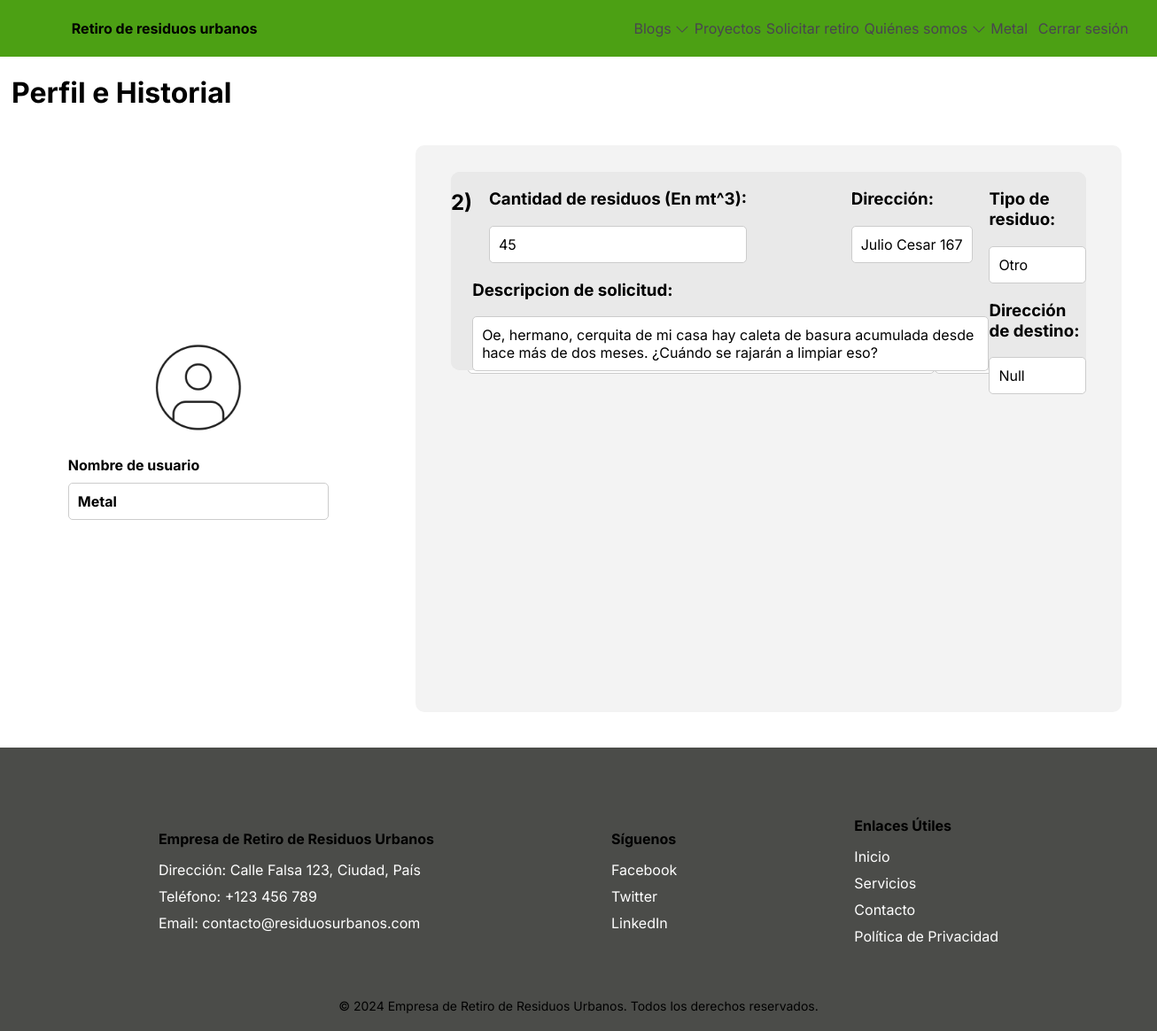
/historial/ (signed in), run on the app's committed database.
### core/models.py (models this page shows, shortened)
class SolicitudRetiro(models.Model):
    id = models.AutoField(primary_key=True)
    cant_residuos = models.IntegerField()
    tipo_residuo = models.ForeignKey(to=TipoResiduo, on_delete=models.CASCADE)
    direccion = models.CharField(max_length=100)
    descripcion = models.TextField(max_length=400, null=True)
    destino_final = models.CharField(max_length=100, null=True)
    ruta_optima = models.CharField(max_length=300, null=True)
    valor = models.IntegerField(null=True)
    usuario = models.ForeignKey(to=User, on_delete=models.CASCADE)

class TipoResiduo(models.Model):
    id = models.AutoField(primary_key=True)
    nombre_residuo = models.CharField(max_length=25)
    def __str__ (self):
        return self.nombre_residuo

### core/views.py (the view)
# urls.py: path('historial/', historial, name='historial'),
@login_required
def historial(request):
    registros = SolicitudRetiro.objects.filter(usuario = request.user.id)
    return render(request, 'historial.html', {"registros" : registros})

### core/templates/historial.html (shortened to what this page needs)
{% extends 'plantilla.html' %}
{% load static %}
{% block 'estilo' %}
    <link rel="stylesheet" href="{% static 'css/historial.css' %}">
{% endblock %}
{% block 'contenido' %}
<h1>Perfil e Historial</h1>
<section id="cuerpo">
    <section id="perfil">
        {% if request.user.is_authenticated %}
            <div id="imagenInformacion">
                <img src="{% static 'img/perfil.png' %}" alt="foto de perfil">
                <div id="informacionPerfil">
                    <h4>Nombre de usuario</h4>
                    <label for="" type="text"><strong>{{ request.user.username }}</strong>
                </div>
            </div>
        {% endif %}
    </section>
    <section id="historial">
        {% for registro in registros %}
        <div id="informacionHistorial">
            <div id="numero">
                <h2>{{ registro.id }})</h2>
            </div>
            <div id="informacion">
                <div id="cantidadDireccion">
                    <div>
                        <h3>Cantidad de residuos (En mt^3):</h3>
                        <label type="number" placeholder="Ej: 5"> {{ registro.cant_residuos }}
                     </div>
                     <div>
                        <h3>Dirección:</h3>
                        <label for="" type="text">{{ registro.direccion }}</label>
                     </div>
                 </div>
                 <div id="descripcionHistorial">
                     <h3>Descripcion de solicitud:</h3>
                     <label type="number" placeholder="Ej: 5"> {{ registro.descripcion }}
                 </div>
            </div>
            <div>
                <div id="tipoHistorial">
                    <h3>Tipo de residuo:</h3>
                    <label for="" type="text">{{ registro.tipo_residuo }}</label>
                </div>
                <div id="destinoHistorial">
                    <h3>Dirección de destino:</h3>
                    <label for="" type="text">Null</label>
                </div>
            </div>
        </div>
        {% endfor %}
    </section>
</section>
{% endblock %}

### core/templates/plantilla.html (shortened to what this page needs)
{% load static %}
<!DOCTYPE html>
<html lang="es">
<head>
    <link rel="stylesheet" href="{%static 'css/plantilla.css'%}">
    {% block 'estilo' %}
    {% endblock %}
</head>
<body>
     <header>
        <div class="header-container">
            <div class="titulo">
                <a href="{% url 'home' %}" style="text-decoration: none;"><strong>Retiro de residuos urbanos</strong></a>
            </div>
            <div class="links">
                <div>
                    <a href="#">Blogs
                        <svg xmlns="http://www.w3.org/2000/svg" width="16" height="16" fill="currentColor" class="bi bi-chevron-down" viewBox="0 0 16 16">
                            <path fill-rule="evenodd" d="M1.646 4.646a.5.5 0 0 1 .708 0L8 10.293l5.646-5.647a.5.5 0 0 1 .708.708l-6 6a.5.5 0 0 1-.708 0l-6-6a.5.5 0 0 1 0-.708"/>
                        </svg>
                    </a>
                    <a href="#">Proyectos</a>
                    {% if user.is_authenticated %}
                        {% if user.is_superuser %}
                            <a href="{% url 'pagAdmin' %}">Revisar solicitudes</a>
                        {% else %}
                            <a href="{% url 'retiro_residuos' %}">Solicitar retiro</a>
                        {% endif %}
                    {% else %}
                        <a href="{% url 'retiro_residuos' %}">Solicitar retiro</a>
                    {% endif %}
                    <a href="#">Quiénes somos
                        <svg xmlns="http://www.w3.org/2000/svg" width="16" height="16" fill="currentColor" class="bi bi-chevron-down" viewBox="0 0 16 16">
                            <path fill-rule="evenodd" d="M1.646 4.646a.5.5 0 0 1 .708 0L8 10.293l5.646-5.647a.5.5 0 0 1 .708.708l-6 6a.5.5 0 0 1-.708 0l-6-6a.5.5 0 0 1 0-.708"/>
                        </svg>
                    </a>
                    {% if user.is_authenticated %}
                        <a href="{% url 'historial' %}">{{ user.username }}</a>
                        <form action="{% url 'logout' %}" method="post">
                            <button type="submit" class="btn-a">Cerrar sesión</button>
                        </form>
                    {% else %}
                        <a href="{% url 'login' %}">Iniciar sesión</a>
                    {% endif %}
                </div>
            </div>
        </div>
     </header>
    {% block 'contenido' %}
    {% endblock %}
    <footer>
        <div class="container">
            <div class="info-footer">
                <h4>Empresa de Retiro de Residuos Urbanos</h4>
                <p class="p-footer">Dirección: Calle Falsa 123, Ciudad, País</p>
                <p class="p-footer">Teléfono: +123 456 789</p>
                <p class="p-footer">Email: contacto@residuosurbanos.com</p>
            </div>
            <div class="social-footer">
                <h4>Síguenos</h4>
                <a href="#">Facebook</a>
                <a href="#">Twitter</a>
                <a href="#">LinkedIn</a>
            </div>
            <div class="links-footer">
                <h4>Enlaces Útiles</h4>
                <a href="#">Inicio</a>
                <a href="#">Servicios</a>
                <a href="#">Contacto</a>
                <a href="#">Política de Privacidad</a>
            </div>
        </div>
        <div class="copy">
            &copy; 2024 Empresa de Retiro de Residuos Urbanos. Todos los derechos reservados.
        </div>
    </footer>
</body>
</html>

### core/static/css/plantilla.css (style rules this page uses)
:root { --placeholder-text: #B9CBC2; --back-solid-color: #4CA014; --back-light-solid-color: #E7EAE6; --color-title-btn: #98E221; --footer-color: #4B4C49; --btn-color: #84CD2C; }
* { color: #000; font-family: "Inter", sans-serif; }
body { margin: 0px; height: 110vh; width: 100%; }
header { display: flex; flex-direction: column; justify-content: center; width: 108%; height: 4rem; background-color: var(--back-solid-color); }
.header-container { display: flex; flex-direction: row; justify-content: space-around; }
.titulo { display: flex; width: 30%; height: 100%; justify-content: flex-start; align-items: center; font-size: 1.7rem; }
.btn-a { background-color: transparent; border: none; cursor: pointer; }
footer { display: flex; height: 35vh; width: 100%; background-color: var(--footer-color); color: white; padding: 20px 0; flex-direction: column; justify-content: center; }
.container { max-width: 1200px; margin: auto; display: flex; justify-content: space-between; align-items: center; column-gap: 10rem; }
.info-footer, .social-footer, .links-footer { display: flex; flex-direction: column; margin: 0 20px; }
h4 { margin-bottom: 10px; }
.p-footer, a { margin: 5px 0; color: white; text-decoration: none; font-size: 1rem; text-align: inherit; width: auto; margin-left: 0px; }
.copy { text-align: center; margin-top: 20px; font-size: 14px; }

### core/static/css/historial.css (style rules this page uses)
#perfil { display: flex; width: 30%; align-items: center; justify-content: center; height: 80vh; }
#imagenInformacion { display: flex; flex-direction: column; width: 100%; align-items: center; }
#informacionPerfil { width: 80%; }
img { width: 30%; }
label { display: flex; padding: 10px; border: 1px solid #ccc; border-radius: 5px; background-color: #ffffff; }
h1 { display: flex; align-items: center; margin-left: 1%; }
#historial { display: flex; width: 65%; align-items: center; justify-content: center; height: 80vh; background-color: #F3F3F3; border-radius: 10px; position: relative; }
#cuerpo { display: flex; align-items: center; justify-content: space-between; margin: 40PX; }
#informacionHistorial { display: flex; background-color: #E9E9E9; width: 90%; height: 14rem; border-radius: 10px; top: 30px; position: absolute; justify-content: space-around; }
#cantidadDireccion { display: flex; width: 100%; justify-content: space-around; gap: 5rem; }
#informacion { display: flex; flex-direction: column; }

### data on the page
SolicitudRetiro: id "2", cant_residuos "45", direccion "Julio Cesar 167", descripcion "Oe, hermano, cerquita de mi casa hay caleta de basura acumulada desde hace más de dos meses. ¿Cuándo se rajarán a limpiar eso?", tipo_residuo "Otro"

### other printed values
{{ user.username }} "Metal"
{{ request.user.username }} "Metal"
